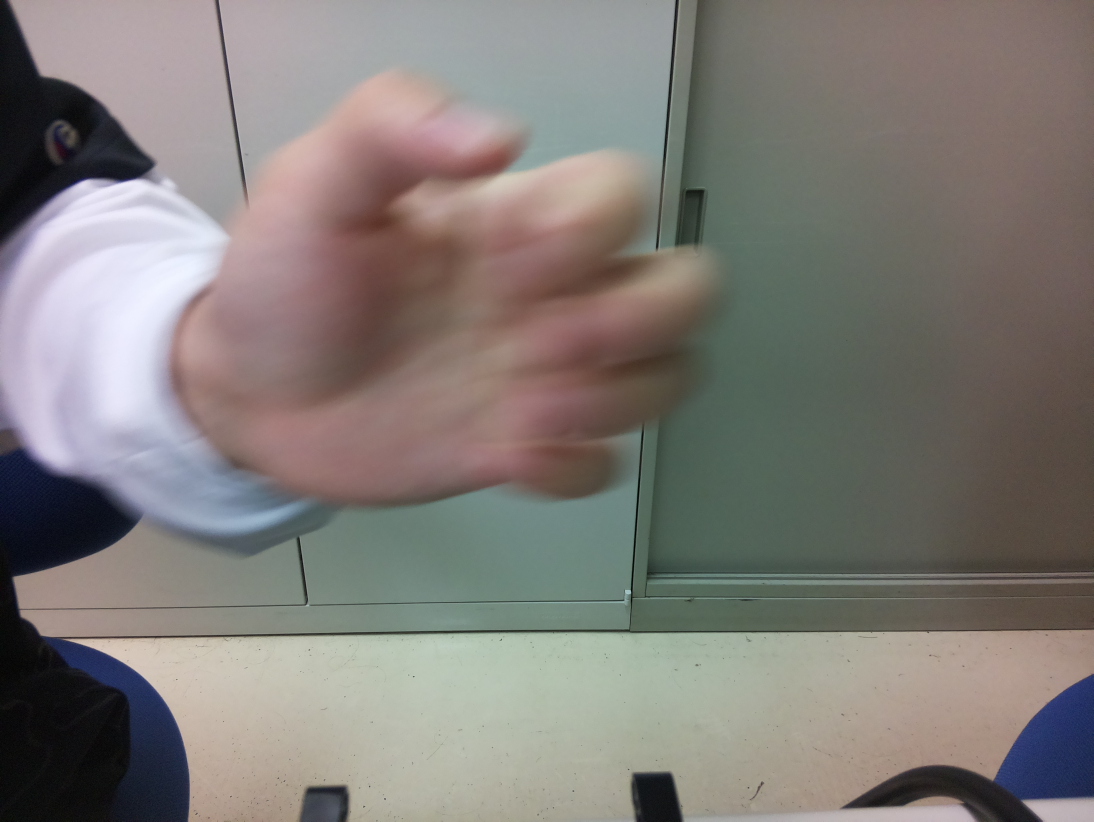
#> input picture camera/test1.jpg, 3280 x 2464 px, given in place of the camera (shown at 1/3 size)
$ python test_color_video.py
#> lines starting #> are read from the running program, lines starting #| are printed output that depends on the picture
import cv2
import numpy as np
import statistics
from picamera import PiCamera


cap = cv2.VideoCapture(0)


while(1):
    _, frame = cap.read()
#> frame is the input picture: shape (2464, 3280, 3); mean B, G, R 120, 124.1, 129.1

    hsv = cv2.cvtColor(frame, cv2.COLOR_BGR2HSV)
#> hsv: shape (2464, 3280, 3); mean H, S, V 55.3, 41.9, 135.6

    r,g,b = cv2.split(frame)
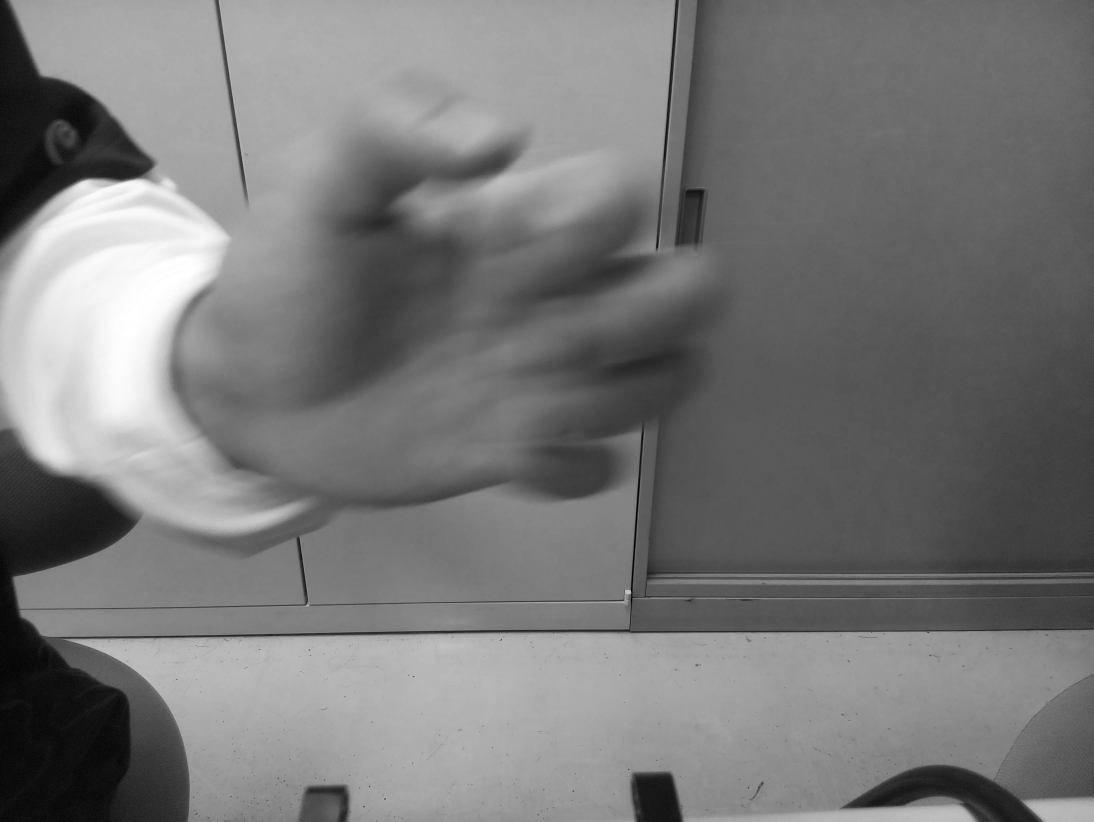
#> r: shape (2464, 3280) (shown at 1/3 size); min 0, max 255, mean 120
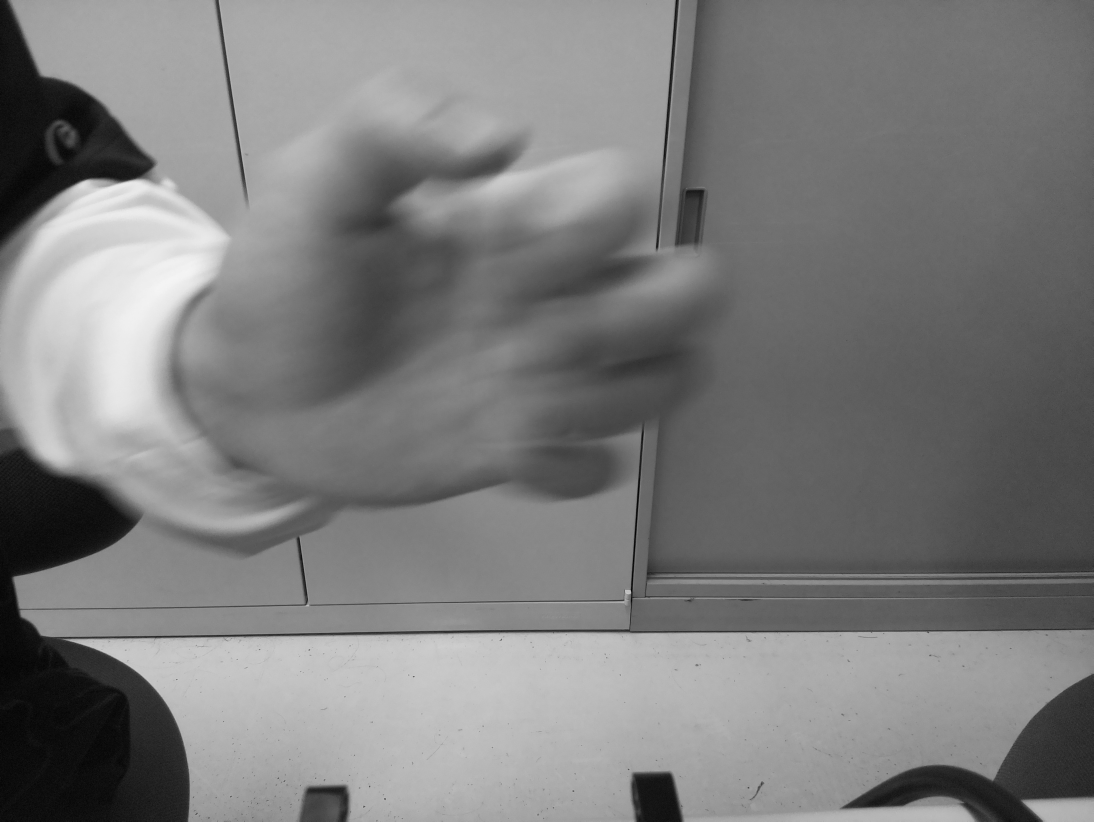
#> g: shape (2464, 3280) (shown at 1/3 size); min 0, max 246, mean 124.1
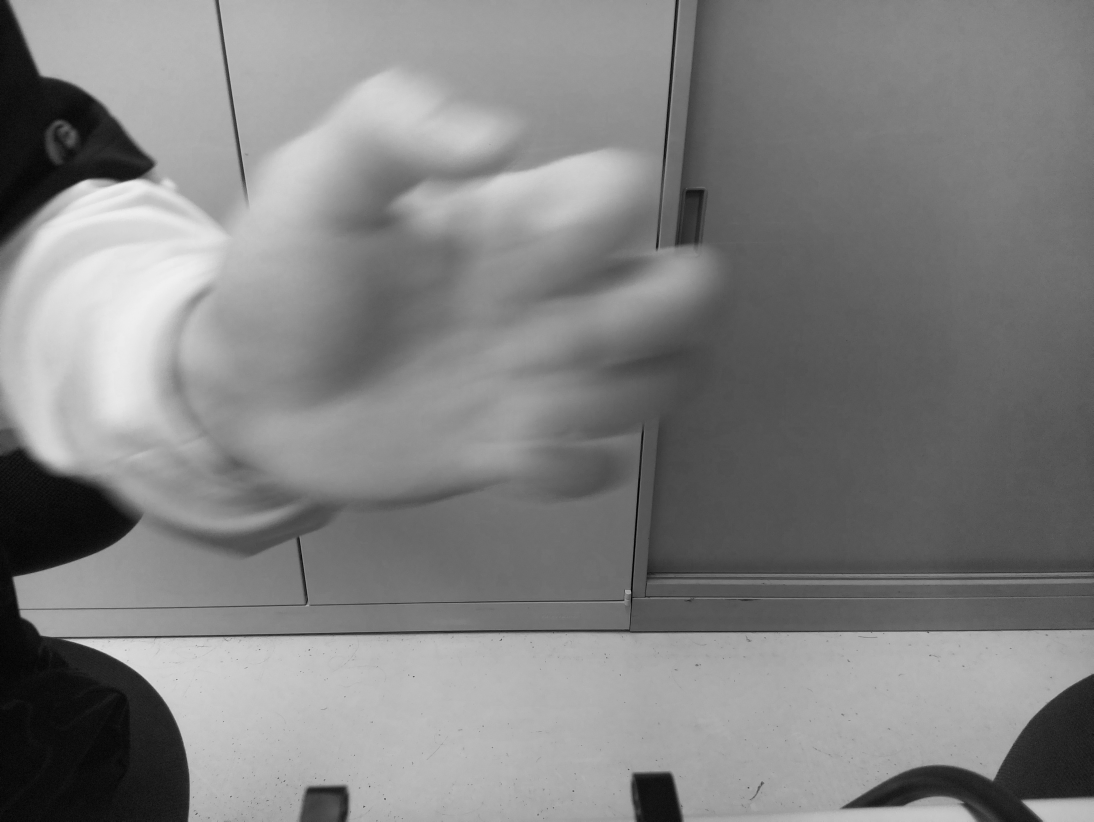
#> b: shape (2464, 3280) (shown at 1/3 size); min 0, max 242, mean 129.1


    r = np.array([119,200,255])
    g = np.array([79,80,200])
    b = np.array([10,100,150])

    if np.all((r >= 115) & (r <= 255)):
        if np.all((g >= 65) & (r <= 255)):
            if np.all((b >= 0) & (r <= 255)):
                print('BULE')

    print("Center pixel RGB values:", frame[240, 320])
#| Center pixel RGB values: [168 165 180]


    lower_bule = np.array([0,0,0])
    upper_bule = np.array([255,255,255])


    mask = cv2.inRange(hsv, lower_bule, upper_bule)
#> mask: shape (2464, 3280); every value is 255
    res = cv2.bitwise_and(frame, frame, mask = mask)


    cv2.imshow('frame',frame)

    k = cv2.waitKey(100) & 0xFF
#> (key Esc is pressed here)

    if k == 27:
        break

#> (the run stopped early here; a loop or call above may not have finished)

$ run again, on camera/3.jpg
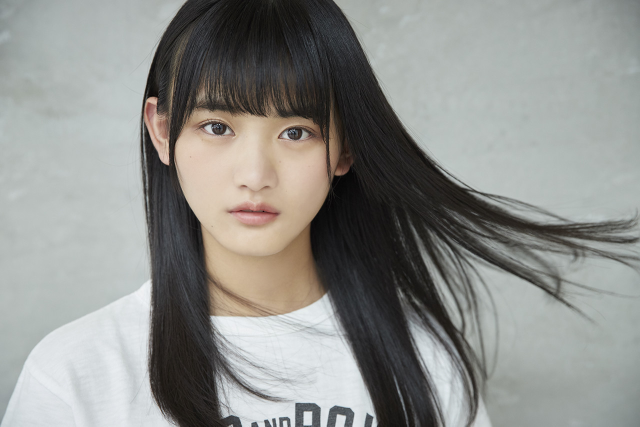
#> input picture camera/3.jpg, 1280 x 853 px, given in place of the camera (shown at 1/2 size)
#> frame is the input picture: shape (853, 1280, 3); mean B, G, R 139.7, 143, 142.1
#> hsv: shape (853, 1280, 3); mean H, S, V 68.3, 20.1, 146.6
#> `r,g,b = cv2.split(frame)`:
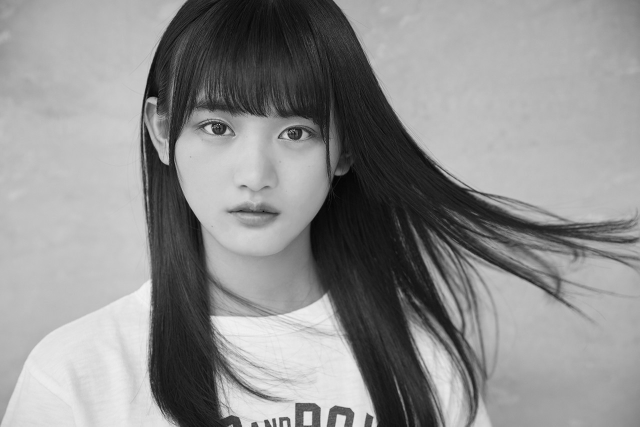
#> g: shape (853, 1280) (shown at 1/2 size); min 0, max 255, mean 143
#> `r,g,b = cv2.split(frame)`:
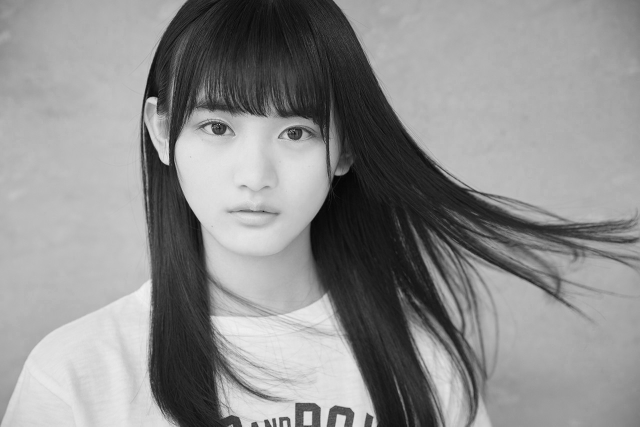
#> b: shape (853, 1280) (shown at 1/2 size); min 0, max 254, mean 142.1
#| Center pixel RGB values: [127 145 182]
#> mask: shape (853, 1280); every value is 255
